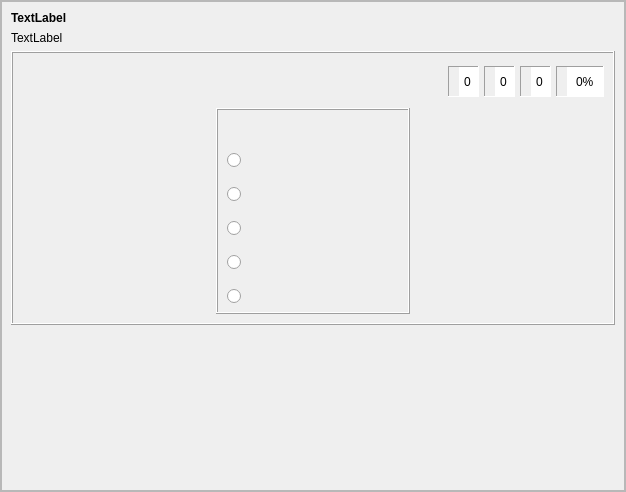
<?xml version="1.0" encoding="UTF-8"?>
<ui version="4.0">
 <class>vortoludo</class>
 <widget class="QFrame" name="vortoludo">
  <property name="geometry">
   <rect>
    <x>0</x>
    <y>0</y>
    <width>626</width>
    <height>492</height>
   </rect>
  </property>
  <property name="windowTitle">
   <string>Frame</string>
  </property>
  <property name="frameShape">
   <enum>QFrame::StyledPanel</enum>
  </property>
  <property name="frameShadow">
   <enum>QFrame::Raised</enum>
  </property>
  <property name="tipo" stdset="0">
   <string>senborda</string>
  </property>
  <layout class="QVBoxLayout" name="verticalLayout_6">
   <property name="spacing">
    <number>0</number>
   </property>
   <property name="leftMargin">
    <number>0</number>
   </property>
   <property name="topMargin">
    <number>0</number>
   </property>
   <property name="rightMargin">
    <number>0</number>
   </property>
   <property name="bottomMargin">
    <number>0</number>
   </property>
   <item>
    <widget class="QScrollArea" name="scrollArea">
     <property name="widgetResizable">
      <bool>true</bool>
     </property>
     <widget class="QWidget" name="scrollAreaWidgetContents">
      <property name="geometry">
       <rect>
        <x>0</x>
        <y>0</y>
        <width>622</width>
        <height>488</height>
       </rect>
      </property>
      <layout class="QVBoxLayout" name="verticalLayout_5">
       <item>
        <widget class="titolo" name="Ekz_Vort1">
         <property name="sizePolicy">
          <sizepolicy hsizetype="Preferred" vsizetype="Preferred">
           <horstretch>0</horstretch>
           <verstretch>0</verstretch>
          </sizepolicy>
         </property>
         <property name="font">
          <font>
           <weight>75</weight>
           <bold>true</bold>
          </font>
         </property>
         <property name="text">
          <string notr="true">TextLabel</string>
         </property>
         <property name="wordWrap">
          <bool>true</bool>
         </property>
        </widget>
       </item>
       <item>
        <widget class="QLabel" name="Ekz_Vort2">
         <property name="sizePolicy">
          <sizepolicy hsizetype="Preferred" vsizetype="Preferred">
           <horstretch>0</horstretch>
           <verstretch>0</verstretch>
          </sizepolicy>
         </property>
         <property name="text">
          <string notr="true">TextLabel</string>
         </property>
         <property name="wordWrap">
          <bool>true</bool>
         </property>
        </widget>
       </item>
       <item>
        <widget class="QFrame" name="frame">
         <property name="frameShape">
          <enum>QFrame::Box</enum>
         </property>
         <property name="frameShadow">
          <enum>QFrame::Raised</enum>
         </property>
         <property name="tipo" stdset="0">
          <string>markebla</string>
         </property>
         <layout class="QVBoxLayout" name="verticalLayout">
          <item>
           <layout class="QHBoxLayout" name="horizontalLayout_8">
            <property name="spacing">
             <number>5</number>
            </property>
            <item>
             <widget class="QFrame" name="frame_10">
              <property name="minimumSize">
               <size>
                <width>80</width>
                <height>40</height>
               </size>
              </property>
              <property name="maximumSize">
               <size>
                <width>16777215</width>
                <height>16777215</height>
               </size>
              </property>
              <property name="autoFillBackground">
               <bool>false</bool>
              </property>
              <property name="frameShape">
               <enum>QFrame::NoFrame</enum>
              </property>
              <property name="frameShadow">
               <enum>QFrame::Sunken</enum>
              </property>
              <layout class="QHBoxLayout" name="horizontalLayout_2">
               <property name="spacing">
                <number>1</number>
               </property>
               <property name="leftMargin">
                <number>0</number>
               </property>
               <property name="topMargin">
                <number>0</number>
               </property>
               <property name="rightMargin">
                <number>0</number>
               </property>
               <property name="bottomMargin">
                <number>0</number>
               </property>
               <item>
                <widget class="QPushButton" name="BitBtn18">
                 <property name="text">
                  <string notr="true"/>
                 </property>
                 <property name="icon">
                  <iconset>
                   <normalon>:/ikonoj/ekzercoj/komenci.png</normalon>
                   <activeon>:/ikonoj/ekzercoj/komenci-over.png</activeon>
                  </iconset>
                 </property>
                 <property name="iconSize">
                  <size>
                   <width>35</width>
                   <height>33</height>
                  </size>
                 </property>
                 <property name="flat">
                  <bool>true</bool>
                 </property>
                 <property name="tipo" stdset="0">
                  <string>komenci</string>
                 </property>
                </widget>
               </item>
               <item>
                <widget class="QPushButton" name="BitBtn20">
                 <property name="enabled">
                  <bool>false</bool>
                 </property>
                 <property name="text">
                  <string notr="true"/>
                 </property>
                 <property name="icon">
                  <iconset>
                   <normalon>:/ikonoj/ekzercoj/halti.png</normalon>
                   <activeon>:/ikonoj/ekzercoj/halti-over.png</activeon>
                  </iconset>
                 </property>
                 <property name="iconSize">
                  <size>
                   <width>35</width>
                   <height>33</height>
                  </size>
                 </property>
                 <property name="flat">
                  <bool>true</bool>
                 </property>
                 <property name="tipo" stdset="0">
                  <string>halti</string>
                 </property>
                </widget>
               </item>
              </layout>
             </widget>
            </item>
            <item>
             <spacer name="horizontalSpacer_10">
              <property name="orientation">
               <enum>Qt::Horizontal</enum>
              </property>
              <property name="sizeHint" stdset="0">
               <size>
                <width>2</width>
                <height>20</height>
               </size>
              </property>
             </spacer>
            </item>
            <item>
             <widget class="QFrame" name="frame_11">
              <property name="maximumSize">
               <size>
                <width>16777215</width>
                <height>31</height>
               </size>
              </property>
              <property name="frameShape">
               <enum>QFrame::Panel</enum>
              </property>
              <property name="frameShadow">
               <enum>QFrame::Sunken</enum>
              </property>
              <property name="tipo" stdset="0">
               <string>shilda</string>
              </property>
              <layout class="QHBoxLayout" name="horizontalLayout_3">
               <property name="spacing">
                <number>1</number>
               </property>
               <property name="leftMargin">
                <number>2</number>
               </property>
               <property name="topMargin">
                <number>0</number>
               </property>
               <property name="rightMargin">
                <number>0</number>
               </property>
               <property name="bottomMargin">
                <number>0</number>
               </property>
               <item>
                <widget class="QLabel" name="label_53">
                 <property name="maximumSize">
                  <size>
                   <width>24</width>
                   <height>24</height>
                  </size>
                 </property>
                 <property name="text">
                  <string notr="true"/>
                 </property>
                 <property name="pixmap">
                  <pixmap resource="../resources/ikonoj.qrc">:/ikonoj/kubeto.png</pixmap>
                 </property>
                 <property name="scaledContents">
                  <bool>true</bool>
                 </property>
                 <property name="alignment">
                  <set>Qt::AlignCenter</set>
                 </property>
                </widget>
               </item>
               <item>
                <widget class="QSpinBox" name="Placar1">
                 <property name="sizePolicy">
                  <sizepolicy hsizetype="Preferred" vsizetype="Preferred">
                   <horstretch>0</horstretch>
                   <verstretch>0</verstretch>
                  </sizepolicy>
                 </property>
                 <property name="frame">
                  <bool>false</bool>
                 </property>
                 <property name="alignment">
                  <set>Qt::AlignCenter</set>
                 </property>
                 <property name="readOnly">
                  <bool>true</bool>
                 </property>
                 <property name="buttonSymbols">
                  <enum>QAbstractSpinBox::NoButtons</enum>
                 </property>
                 <property name="tipo" stdset="0">
                  <string>shilda</string>
                 </property>
                </widget>
               </item>
              </layout>
             </widget>
            </item>
            <item>
             <widget class="QFrame" name="frame_12">
              <property name="maximumSize">
               <size>
                <width>16777215</width>
                <height>31</height>
               </size>
              </property>
              <property name="frameShape">
               <enum>QFrame::Panel</enum>
              </property>
              <property name="frameShadow">
               <enum>QFrame::Sunken</enum>
              </property>
              <property name="tipo" stdset="0">
               <string>shilda</string>
              </property>
              <layout class="QHBoxLayout" name="horizontalLayout_4">
               <property name="spacing">
                <number>1</number>
               </property>
               <property name="leftMargin">
                <number>2</number>
               </property>
               <property name="topMargin">
                <number>0</number>
               </property>
               <property name="rightMargin">
                <number>0</number>
               </property>
               <property name="bottomMargin">
                <number>0</number>
               </property>
               <item>
                <widget class="QLabel" name="label_54">
                 <property name="maximumSize">
                  <size>
                   <width>24</width>
                   <height>24</height>
                  </size>
                 </property>
                 <property name="text">
                  <string notr="true"/>
                 </property>
                 <property name="pixmap">
                  <pixmap resource="../resources/ikonoj.qrc">:/ikonoj/ekzercoj/bone.png</pixmap>
                 </property>
                 <property name="scaledContents">
                  <bool>true</bool>
                 </property>
                 <property name="alignment">
                  <set>Qt::AlignCenter</set>
                 </property>
                </widget>
               </item>
               <item>
                <widget class="QSpinBox" name="Placar2">
                 <property name="sizePolicy">
                  <sizepolicy hsizetype="Preferred" vsizetype="Preferred">
                   <horstretch>0</horstretch>
                   <verstretch>0</verstretch>
                  </sizepolicy>
                 </property>
                 <property name="frame">
                  <bool>false</bool>
                 </property>
                 <property name="alignment">
                  <set>Qt::AlignCenter</set>
                 </property>
                 <property name="readOnly">
                  <bool>true</bool>
                 </property>
                 <property name="buttonSymbols">
                  <enum>QAbstractSpinBox::NoButtons</enum>
                 </property>
                 <property name="tipo" stdset="0">
                  <string>shilda</string>
                 </property>
                </widget>
               </item>
              </layout>
             </widget>
            </item>
            <item>
             <widget class="QFrame" name="frame_36">
              <property name="maximumSize">
               <size>
                <width>16777215</width>
                <height>31</height>
               </size>
              </property>
              <property name="frameShape">
               <enum>QFrame::Panel</enum>
              </property>
              <property name="frameShadow">
               <enum>QFrame::Sunken</enum>
              </property>
              <property name="tipo" stdset="0">
               <string>shilda</string>
              </property>
              <layout class="QHBoxLayout" name="horizontalLayout_5">
               <property name="spacing">
                <number>1</number>
               </property>
               <property name="leftMargin">
                <number>2</number>
               </property>
               <property name="topMargin">
                <number>0</number>
               </property>
               <property name="rightMargin">
                <number>0</number>
               </property>
               <property name="bottomMargin">
                <number>0</number>
               </property>
               <item>
                <widget class="QLabel" name="label_55">
                 <property name="minimumSize">
                  <size>
                   <width>0</width>
                   <height>0</height>
                  </size>
                 </property>
                 <property name="maximumSize">
                  <size>
                   <width>24</width>
                   <height>24</height>
                  </size>
                 </property>
                 <property name="text">
                  <string notr="true"/>
                 </property>
                 <property name="pixmap">
                  <pixmap resource="../resources/ikonoj.qrc">:/ikonoj/ekzercoj/malbone.png</pixmap>
                 </property>
                 <property name="scaledContents">
                  <bool>true</bool>
                 </property>
                 <property name="alignment">
                  <set>Qt::AlignCenter</set>
                 </property>
                </widget>
               </item>
               <item>
                <widget class="QSpinBox" name="Placar3">
                 <property name="sizePolicy">
                  <sizepolicy hsizetype="Preferred" vsizetype="Preferred">
                   <horstretch>0</horstretch>
                   <verstretch>0</verstretch>
                  </sizepolicy>
                 </property>
                 <property name="minimumSize">
                  <size>
                   <width>0</width>
                   <height>0</height>
                  </size>
                 </property>
                 <property name="frame">
                  <bool>false</bool>
                 </property>
                 <property name="alignment">
                  <set>Qt::AlignCenter</set>
                 </property>
                 <property name="readOnly">
                  <bool>true</bool>
                 </property>
                 <property name="buttonSymbols">
                  <enum>QAbstractSpinBox::NoButtons</enum>
                 </property>
                 <property name="value">
                  <number>0</number>
                 </property>
                 <property name="tipo" stdset="0">
                  <string>shilda</string>
                 </property>
                </widget>
               </item>
              </layout>
             </widget>
            </item>
            <item>
             <widget class="QFrame" name="frame_37">
              <property name="maximumSize">
               <size>
                <width>16777215</width>
                <height>31</height>
               </size>
              </property>
              <property name="frameShape">
               <enum>QFrame::Panel</enum>
              </property>
              <property name="frameShadow">
               <enum>QFrame::Sunken</enum>
              </property>
              <property name="tipo" stdset="0">
               <string>shilda</string>
              </property>
              <layout class="QHBoxLayout" name="horizontalLayout_6">
               <property name="spacing">
                <number>1</number>
               </property>
               <property name="leftMargin">
                <number>2</number>
               </property>
               <property name="topMargin">
                <number>0</number>
               </property>
               <property name="rightMargin">
                <number>0</number>
               </property>
               <property name="bottomMargin">
                <number>0</number>
               </property>
               <item>
                <widget class="QLabel" name="label_56">
                 <property name="maximumSize">
                  <size>
                   <width>24</width>
                   <height>24</height>
                  </size>
                 </property>
                 <property name="text">
                  <string notr="true"/>
                 </property>
                 <property name="pixmap">
                  <pixmap resource="../resources/ikonoj.qrc">:/ikonoj/kalkulilo.png</pixmap>
                 </property>
                 <property name="scaledContents">
                  <bool>true</bool>
                 </property>
                 <property name="alignment">
                  <set>Qt::AlignCenter</set>
                 </property>
                </widget>
               </item>
               <item>
                <widget class="QSpinBox" name="Placar4">
                 <property name="sizePolicy">
                  <sizepolicy hsizetype="Preferred" vsizetype="Preferred">
                   <horstretch>0</horstretch>
                   <verstretch>0</verstretch>
                  </sizepolicy>
                 </property>
                 <property name="frame">
                  <bool>false</bool>
                 </property>
                 <property name="alignment">
                  <set>Qt::AlignCenter</set>
                 </property>
                 <property name="readOnly">
                  <bool>true</bool>
                 </property>
                 <property name="buttonSymbols">
                  <enum>QAbstractSpinBox::NoButtons</enum>
                 </property>
                 <property name="suffix">
                  <string>%</string>
                 </property>
                 <property name="maximum">
                  <number>100</number>
                 </property>
                 <property name="value">
                  <number>0</number>
                 </property>
                 <property name="tipo" stdset="0">
                  <string>shilda</string>
                 </property>
                </widget>
               </item>
              </layout>
             </widget>
            </item>
           </layout>
          </item>
          <item>
           <layout class="QHBoxLayout" name="horizontalLayout">
            <item>
             <spacer name="horizontalSpacer">
              <property name="orientation">
               <enum>Qt::Horizontal</enum>
              </property>
              <property name="sizeType">
               <enum>QSizePolicy::Expanding</enum>
              </property>
              <property name="sizeHint" stdset="0">
               <size>
                <width>20</width>
                <height>20</height>
               </size>
              </property>
             </spacer>
            </item>
            <item>
             <widget class="QFrame" name="Grupo">
              <property name="frameShape">
               <enum>QFrame::Box</enum>
              </property>
              <property name="frameShadow">
               <enum>QFrame::Raised</enum>
              </property>
              <property name="tipo" stdset="0">
               <string>ekzerca</string>
              </property>
              <layout class="QGridLayout" name="gridLayout">
               <property name="horizontalSpacing">
                <number>0</number>
               </property>
               <property name="verticalSpacing">
                <number>20</number>
               </property>
               <item row="0" column="0" colspan="2">
                <widget class="titolo" name="Vorto">
                 <property name="wordWrap">
                  <bool>true</bool>
                 </property>
                 <property name="tipo" stdset="0">
                  <string>esperanta</string>
                 </property>
                 <property name="lingvo" stdset="0">
                  <string>eo</string>
                 </property>
                </widget>
               </item>
               <item row="1" column="0">
                <widget class="QRadioButton" name="frazo0">
                 <property name="sizePolicy">
                  <sizepolicy hsizetype="Preferred" vsizetype="Expanding">
                   <horstretch>0</horstretch>
                   <verstretch>0</verstretch>
                  </sizepolicy>
                 </property>
                 <property name="styleSheet">
                  <string notr="true">margin-right: 7px;</string>
                 </property>
                 <property name="iconSize">
                  <size>
                   <width>24</width>
                   <height>24</height>
                  </size>
                 </property>
                 <property name="lingvo" stdset="0">
                  <string>traduko</string>
                 </property>
                </widget>
               </item>
               <item row="1" column="1">
                <widget class="myLabel" name="teksto0">
                 <property name="sizePolicy">
                  <sizepolicy hsizetype="Expanding" vsizetype="Expanding">
                   <horstretch>0</horstretch>
                   <verstretch>0</verstretch>
                  </sizepolicy>
                 </property>
                 <property name="wordWrap">
                  <bool>true</bool>
                 </property>
                 <property name="lingvo" stdset="0">
                  <string>traduko</string>
                 </property>
                </widget>
               </item>
               <item row="2" column="0">
                <widget class="QRadioButton" name="frazo1">
                 <property name="sizePolicy">
                  <sizepolicy hsizetype="Preferred" vsizetype="Expanding">
                   <horstretch>0</horstretch>
                   <verstretch>0</verstretch>
                  </sizepolicy>
                 </property>
                 <property name="styleSheet">
                  <string notr="true">margin-right: 7px;</string>
                 </property>
                 <property name="iconSize">
                  <size>
                   <width>24</width>
                   <height>24</height>
                  </size>
                 </property>
                 <property name="lingvo" stdset="0">
                  <string>traduko</string>
                 </property>
                </widget>
               </item>
               <item row="2" column="1">
                <widget class="myLabel" name="teksto1">
                 <property name="sizePolicy">
                  <sizepolicy hsizetype="Expanding" vsizetype="Expanding">
                   <horstretch>0</horstretch>
                   <verstretch>0</verstretch>
                  </sizepolicy>
                 </property>
                 <property name="wordWrap">
                  <bool>true</bool>
                 </property>
                 <property name="lingvo" stdset="0">
                  <string>traduko</string>
                 </property>
                </widget>
               </item>
               <item row="3" column="0">
                <widget class="QRadioButton" name="frazo2">
                 <property name="sizePolicy">
                  <sizepolicy hsizetype="Preferred" vsizetype="Expanding">
                   <horstretch>0</horstretch>
                   <verstretch>0</verstretch>
                  </sizepolicy>
                 </property>
                 <property name="styleSheet">
                  <string notr="true">margin-right: 7px;</string>
                 </property>
                 <property name="iconSize">
                  <size>
                   <width>24</width>
                   <height>24</height>
                  </size>
                 </property>
                 <property name="lingvo" stdset="0">
                  <string>traduko</string>
                 </property>
                </widget>
               </item>
               <item row="3" column="1">
                <widget class="myLabel" name="teksto2">
                 <property name="sizePolicy">
                  <sizepolicy hsizetype="Expanding" vsizetype="Expanding">
                   <horstretch>0</horstretch>
                   <verstretch>0</verstretch>
                  </sizepolicy>
                 </property>
                 <property name="wordWrap">
                  <bool>true</bool>
                 </property>
                 <property name="lingvo" stdset="0">
                  <string>traduko</string>
                 </property>
                </widget>
               </item>
               <item row="4" column="0">
                <widget class="QRadioButton" name="frazo3">
                 <property name="sizePolicy">
                  <sizepolicy hsizetype="Preferred" vsizetype="Expanding">
                   <horstretch>0</horstretch>
                   <verstretch>0</verstretch>
                  </sizepolicy>
                 </property>
                 <property name="styleSheet">
                  <string notr="true">margin-right: 7px;</string>
                 </property>
                 <property name="iconSize">
                  <size>
                   <width>24</width>
                   <height>24</height>
                  </size>
                 </property>
                 <property name="lingvo" stdset="0">
                  <string>traduko</string>
                 </property>
                </widget>
               </item>
               <item row="4" column="1">
                <widget class="myLabel" name="teksto3">
                 <property name="sizePolicy">
                  <sizepolicy hsizetype="Expanding" vsizetype="Expanding">
                   <horstretch>0</horstretch>
                   <verstretch>0</verstretch>
                  </sizepolicy>
                 </property>
                 <property name="wordWrap">
                  <bool>true</bool>
                 </property>
                 <property name="lingvo" stdset="0">
                  <string>traduko</string>
                 </property>
                </widget>
               </item>
               <item row="5" column="0">
                <widget class="QRadioButton" name="frazo4">
                 <property name="sizePolicy">
                  <sizepolicy hsizetype="Preferred" vsizetype="Expanding">
                   <horstretch>0</horstretch>
                   <verstretch>0</verstretch>
                  </sizepolicy>
                 </property>
                 <property name="styleSheet">
                  <string notr="true">margin-right: 7px;</string>
                 </property>
                 <property name="iconSize">
                  <size>
                   <width>24</width>
                   <height>24</height>
                  </size>
                 </property>
                 <property name="lingvo" stdset="0">
                  <string>traduko</string>
                 </property>
                </widget>
               </item>
               <item row="5" column="1">
                <widget class="myLabel" name="teksto4">
                 <property name="sizePolicy">
                  <sizepolicy hsizetype="Expanding" vsizetype="Expanding">
                   <horstretch>0</horstretch>
                   <verstretch>0</verstretch>
                  </sizepolicy>
                 </property>
                 <property name="wordWrap">
                  <bool>true</bool>
                 </property>
                 <property name="lingvo" stdset="0">
                  <string>traduko</string>
                 </property>
                </widget>
               </item>
              </layout>
             </widget>
            </item>
            <item>
             <spacer name="horizontalSpacer_2">
              <property name="orientation">
               <enum>Qt::Horizontal</enum>
              </property>
              <property name="sizeHint" stdset="0">
               <size>
                <width>20</width>
                <height>20</height>
               </size>
              </property>
             </spacer>
            </item>
           </layout>
          </item>
         </layout>
        </widget>
       </item>
       <item alignment="Qt::AlignRight">
        <widget class="QPushButton" name="printilo_ps">
         <property name="enabled">
          <bool>true</bool>
         </property>
         <property name="sizePolicy">
          <sizepolicy hsizetype="Maximum" vsizetype="Fixed">
           <horstretch>0</horstretch>
           <verstretch>0</verstretch>
          </sizepolicy>
         </property>
         <property name="minimumSize">
          <size>
           <width>0</width>
           <height>0</height>
          </size>
         </property>
         <property name="maximumSize">
          <size>
           <width>16777215</width>
           <height>16777215</height>
          </size>
         </property>
         <property name="text">
          <string notr="true"/>
         </property>
         <property name="icon">
          <iconset>
           <normalon>:/ikonoj/ekzercoj/printi-ekzercon.png</normalon>
           <activeon>:/ikonoj/ekzercoj/printi-ekzercon-over.png</activeon>
          </iconset>
         </property>
         <property name="iconSize">
          <size>
           <width>81</width>
           <height>33</height>
          </size>
         </property>
         <property name="flat">
          <bool>true</bool>
         </property>
         <property name="tipo" stdset="0">
          <string>printi_ekzercon</string>
         </property>
        </widget>
       </item>
       <item>
        <spacer name="verticalSpacer">
         <property name="orientation">
          <enum>Qt::Vertical</enum>
         </property>
         <property name="sizeHint" stdset="0">
          <size>
           <width>20</width>
           <height>40</height>
          </size>
         </property>
        </spacer>
       </item>
      </layout>
     </widget>
    </widget>
   </item>
  </layout>
 </widget>
 <customwidgets>
  <customwidget>
   <class>titolo</class>
   <extends>QLabel</extends>
   <header>titolo.h</header>
  </customwidget>
  <customwidget>
   <class>myLabel</class>
   <extends>QLabel</extends>
   <header>mylabel.h</header>
   <slots>
    <signal>clicked()</signal>
    <slot>slotClicked()</slot>
   </slots>
  </customwidget>
 </customwidgets>
 <resources>
  <include location="ikonoj.qrc"/>
 </resources>
 <connections/>
</ui>
